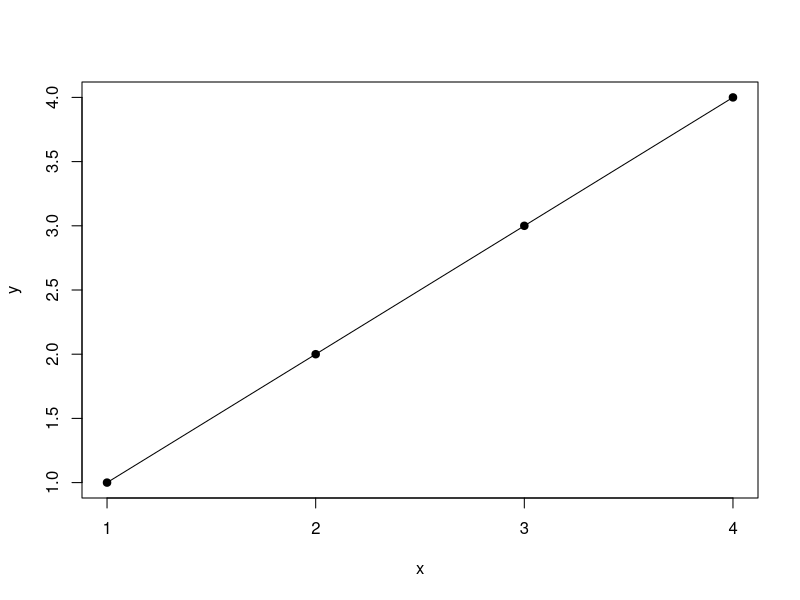
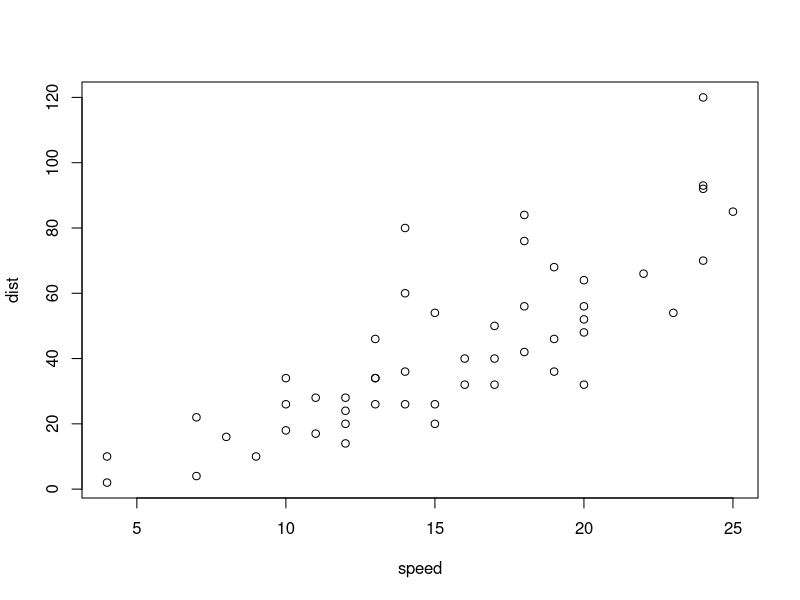
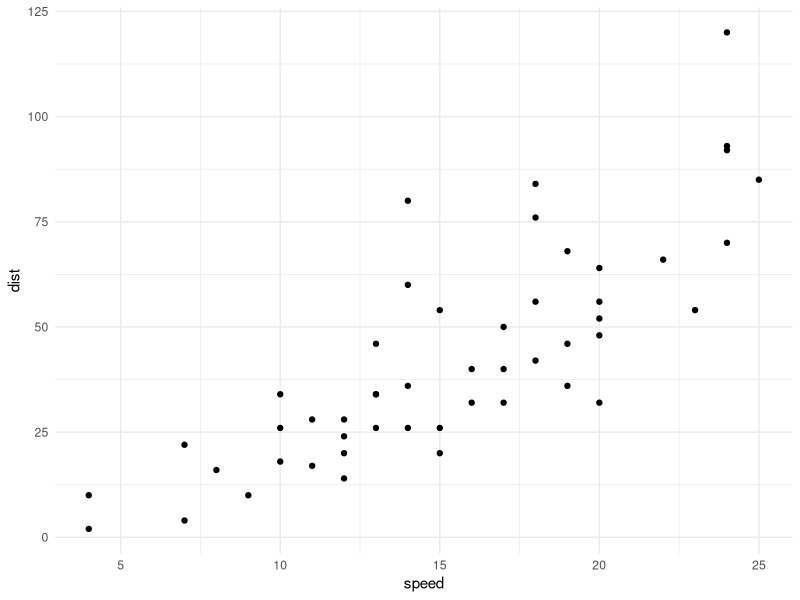

Generate these figures, in order, with R:
## ---- chunk 1
plot(1:4, c(1, 2, 3, 4), type = "o", pch = 19,
  xlab = "x", ylab = "y", xaxt = "n"
)
axis(1, at = 1:4, labels = 1:4)  # Manually add x-axis labels
## ---- chunk 2
# Your plot code here
plot(cars)
## ---- chunk 3
library(ggplot2)
ggplot(cars, aes(speed, dist)) + 
  geom_point() + 
  theme_minimal()
